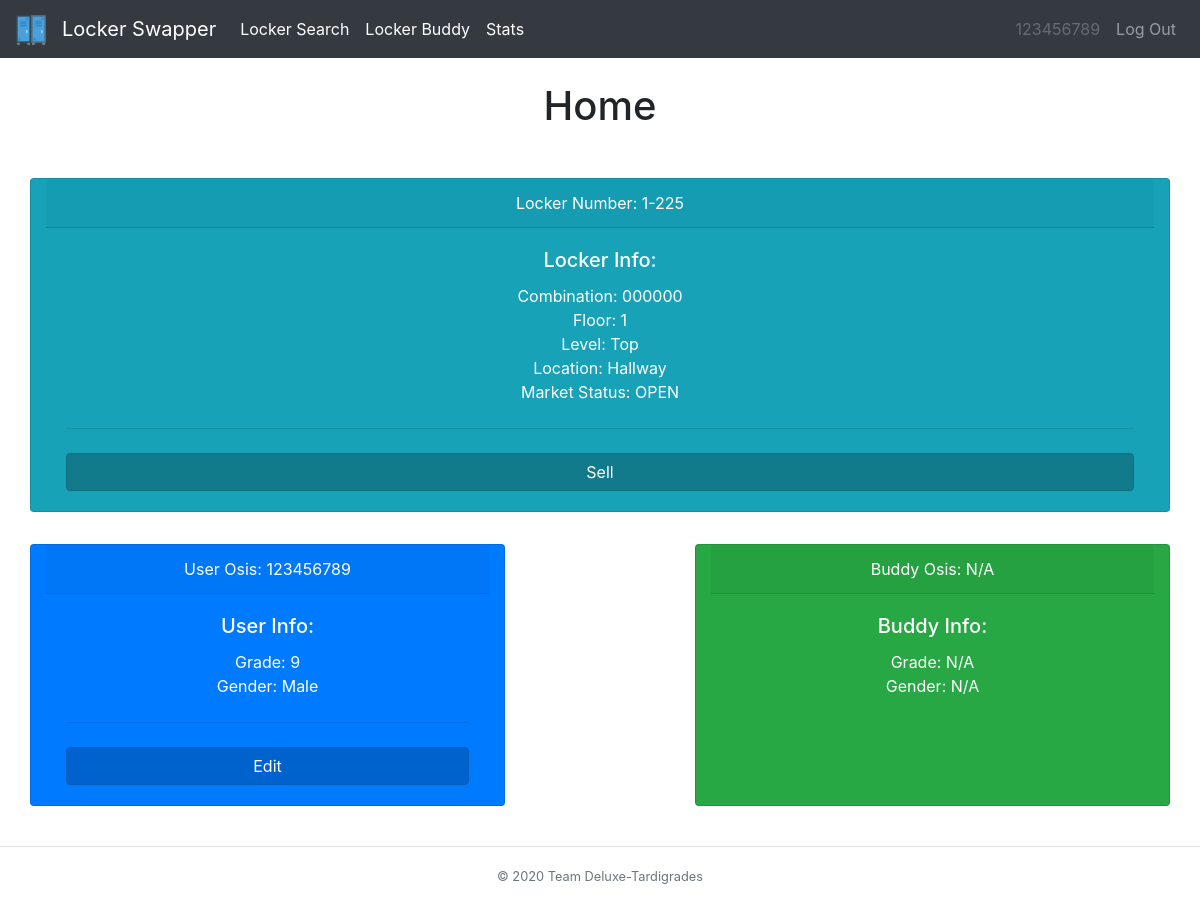
The app's page /home (signed in) with its own data.
### tables this page shows
CREATE TABLE user_tbl (osis INT, password TEXT, locker INT, grade INT, buddy INT, survey TEXT, history TEXT, gender TEXT);

CREATE TABLE locker_tbl (locker INT, owner TEXT, combo TEXT, floor INT, level INT, location TEXT, status TEXT);

### __init__.py (the view)
@app.route("/home")
@login_required
def profile():
    user = db_manager.getUserInfo(session['osis'])
    buddy = ["N/A","N/A","N/A","N/A","N/A","N/A","N/A","N/A"]
    if len(user[4]) != 0:
        buddy = db_manager.getUserInfo(user[4])
    locker = db_manager.getLockerInfo(user[2])
    transactions = []
    if user[6] != '':
        transactions = user[6].split(",")
        for id in transactions:
            request=db_manager.getTransactionInfo(id)
            if len(request)>0:
                transactions.append(request)
    return render_template("home.html", heading="Home", user=user, buddy=buddy, locker=locker, transactions=transactions)

### __init__.py (called while the page is built)
def login_required(f):
    @wraps(f)
    def dec(*args, **kwargs):
        if 'osis' in session:
            return f(*args, **kwargs)
        flash('You must be logged in to view this page!', 'danger')
        return redirect('/')
    return dec

### db_builder.py (called while the page is built)
def execmany(cmd, inputs):
    db = sqlite3.connect(DB_FILE)
    c = db.cursor()
    output = c.execute(cmd, inputs)
    db.commit()
    return output

### db_manager.py (called while the page is built)
def getUserInfo(osis):
    q = "SELECT * from user_tbl WHERE osis=?"
    inputs = (osis,)
    data = execmany(q, inputs).fetchone()
    info = [data[0],data[1],data[2],data[3],data[4],data[5],data[6],data[7]]
    return info

def getLockerInfo(locker):
    q = "SELECT * from locker_tbl WHERE locker=?"
    inputs = (locker,)
    data = execmany(q, inputs).fetchone()
    info = [data[0],data[1],data[2],data[3],data[4],data[5],data[6]]
    return info

### templates/home.html (shortened to what this page needs)
{% extends "base.html" %}
{% block body %}
<div class="row">
  <div class="col-sm-12 col-md-12 col-lg-12 mx-auto">
    <div class="row">
      <div class="card text-white text-center bg-info my-3 col-md-12">
        <div class="card-header">Locker Number: {{locker[3]}}-{{locker[0]}}</div>
        <div class="card-body">
          <h5 class="card-title">Locker Info:</h5>
          <p class="card-text">Combination: {{locker[2]}} <br> Floor: {{locker[3]}} <br> Level: {{locker[4]}} <br> Location: {{locker[5]}} <br> Market Status: {{locker[6]}}</p>
          <hr class="my-4">
          <form action="#">
            <button type="submit" class="btn btn-info btn-block active">Sell</button>
          </form>
        </div>
      </div>
    </div>
    <div class="row">
      <div class="card text-white text-center bg-primary my-3 col-md-5">
        <div class="card-header">User Osis: {{user[0]}}</div>
        <div class="card-body">
          <h5 class="card-title">User Info:</h5>
          <p class="card-text">Grade: {{user[3]}} <br> Gender: {{user[7]}}</p>
          <hr class="my-4">
          <form action="/editprof">
            <button type="submit" class="btn btn-primary btn-block active">Edit</button>
          </form>
        </div>
      </div>
      <div class="col-md-2">
      </div>
      <div class="card text-white text-center bg-success my-3 col-md-5">
        <div class="card-header">Buddy Osis: {{buddy[0]}}</div>
        <div class="card-body">
          <h5 class="card-title">Buddy Info:</h5>
          <p class="card-text">Grade: {{buddy[3]}} <br> Gender: {{buddy[7]}}</p>
        </div>
      </div>
    </div>
  </div>
</div>
{% endblock %}

### templates/base.html (shortened to what this page needs)
{% from "macros/render_flashes.html" import render_flashes %}
<!DOCTYPE html>
<html>
    <head>
        <link rel="stylesheet" href="https://stackpath.bootstrapcdn.com/bootstrap/4.3.1/css/bootstrap.min.css">
    </head>
    <body>
      <nav class="navbar navbar-expand-lg navbar-dark bg-dark">
      <a class="navbar-brand" href="/home">
        <img src="/../static/lockericon.png" alt="" width="30" height="30">
      </a>
      <a class="navbar-brand" href="/home">Locker Swapper</a>
      <div class="collapse navbar-collapse" id="navbarSupportedContent">
        <ul class="navbar-nav mr-auto">
          <li class="nav-item active">
            <a class="nav-link" href="/locker">Locker Search</a>
          </li>
          <li class="nav-item active">
            <a class="nav-link" href="/buddy">Locker Buddy</a>
          </li>
          <li class="nav-item active">
            <a class="nav-link" href="/stats">Stats</a>
          </li>
        </ul>
        <ul class="navbar-nav navbar-right">
            <li class="nav-item">
                <a class="nav-link disabled">{{user[0]}}</a>
            </li>
            <li class="nav-item">
                <a class="nav-link" href="/logout">Log Out</a>
            </li>
        </ul>
      </div>
    </nav>
    <div class="container">
      {{ render_flashes() }}
      <h1 class="text-center">{{heading}}</h1>
      <br>
      {% block body %}
      {% endblock %}
    </div>
    <br>
    <footer class="footer-copyright text-center py-3 border-top">
        <small class="text-muted">© 2020 Team Deluxe-Tardigrades</small>
    </footer>
  </body>
</html>

### records on screen
user_tbl: osis "123456789", grade "9", gender "Male"
locker_tbl: floor "1", locker "225", combo "000000", level "Top", location "Hallway", status "OPEN"

### other values on screen
{{ heading }} "Home"
{{ buddy[0] }} "N/A"
{{ buddy[3] }} "N/A"
{{ buddy[7] }} "N/A"
